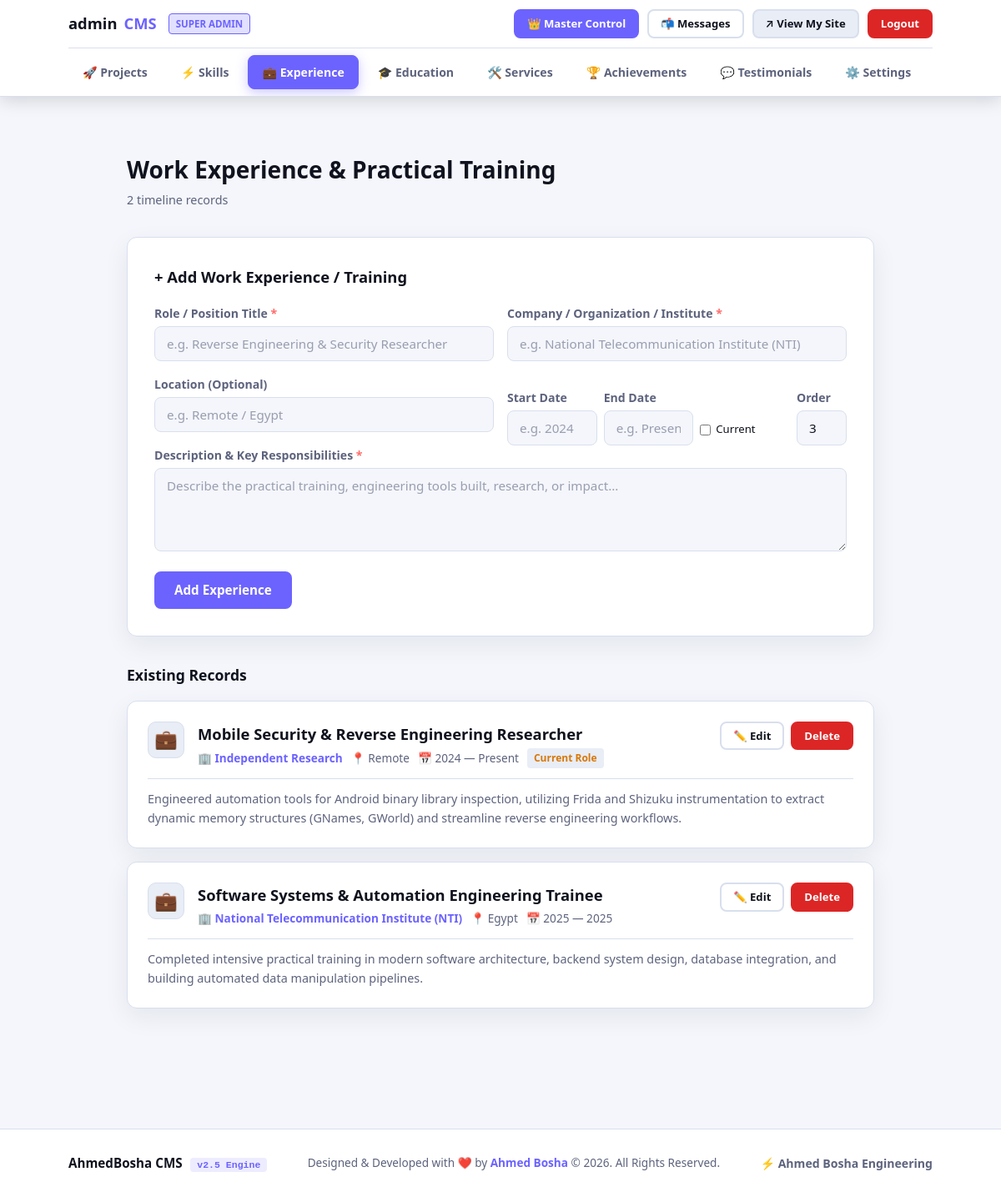
The page /admin/experience (signed in) on the database its author committed.
### tables this page shows
CREATE TABLE "site_settings" (
                id              INTEGER PRIMARY KEY AUTOINCREMENT,
                user_id         INTEGER DEFAULT 1,
                name            TEXT    DEFAULT 'Ahmed Bosha',
                logo_text       TEXT    DEFAULT 'AhmedBosha',
                site_title      TEXT    DEFAULT 'Ahmed Bosha — Engineering & Software Portfolio',
                greeting        TEXT    DEFAULT 'Hi, I''m',
                tagline         TEXT    DEFAULT 'Engineering Student & Software Developer',
                typing_texts    TEXT    DEFAULT 'Engineering Student,Software Developer,Problem Solver,Automation Enthusiast',
                bio             TEXT    DEFAULT 'Class of 2029. Passionate about automation, system analysis, and reverse engineering. I build tools that turn complex workflows into clean, efficient solutions.',
                footer_text     TEXT    DEFAULT '© 2026 Ahmed Bosha',
                profile_photo   TEXT,
                email           TEXT    DEFAULT 'ahmedbosha2566@gmail.com',
                github_url      TEXT    DEFAULT 'https://github.com/AhmedBosha',
                linkedin_url    TEXT,
                twitter_url     TEXT,
                resume_url      TEXT,
                color_primary   TEXT    DEFAULT '#6c63ff',
                color_accent    TEXT    DEFAULT '#ff6b6b',
                color_bg        TEXT    DEFAULT '#0c0c12',
                color_surface   TEXT    DEFAULT '#161622',
                color_text      TEXT    DEFAULT '#f0f0f8',
                admin_user      TEXT    DEFAULT 'admin',
                admin_pass_hash TEXT,
                theme_name      TEXT    DEFAULT 'default'
            );

CREATE TABLE experiences (
            id          INTEGER PRIMARY KEY AUTOINCREMENT,
            title       TEXT    NOT NULL,
            company     TEXT    NOT NULL,
            location    TEXT,
            start_date  TEXT    NOT NULL,
            end_date    TEXT,
            description TEXT    NOT NULL,
            is_current  INTEGER DEFAULT 0,
            sort_order  INTEGER DEFAULT 0
        , user_id INTEGER DEFAULT 1);

### app.py (the view)
@app.route("/admin/experience")
@login_required
def admin_experience():
    user_id = session.get("user_id", 1)
    db = get_db()
    items = db.execute("SELECT * FROM experiences WHERE user_id = ? ORDER BY sort_order ASC, id ASC", (user_id,)).fetchall()
    return render_template("admin/experience.html", experiences_list=items)

### app.py (called while the page is built)
def get_db():
    if "db" not in g:
        g.db = sqlite3.connect(DATABASE, timeout=15.0)
        g.db.row_factory = sqlite3.Row
        g.db.execute("PRAGMA foreign_keys = ON")
        try:
            g.db.execute("PRAGMA journal_mode = WAL")
            g.db.execute("PRAGMA busy_timeout = 5000")
        except Exception:
            pass
    return g.db

def get_settings(user_id=None, db=None):
    if db is None:
        db = get_db()
    if user_id is None:
        user_id = session.get("user_id", 1)
    s = db.execute("SELECT * FROM site_settings WHERE user_id = ?", (user_id,)).fetchone()
    if not s:
        s = db.execute("SELECT * FROM site_settings WHERE user_id = 1 OR id = 1").fetchone()
    return s

@app.context_processor
def inject_globals():
    try:
        user_id = session.get("user_id", 1)
        db = get_db()
        settings = get_settings(user_id=user_id, db=db)
        master_settings = get_settings(user_id=1, db=db)
        unread = db.execute(
            "SELECT COUNT(*) FROM messages WHERE user_id = ? AND is_read = 0", (user_id,)
        ).fetchone()[0]
    except Exception:
        settings = None
        master_settings = None
        unread = 0
    return dict(settings=settings, master_settings=master_settings, unread_count=unread)

def login_required(view):
    @functools.wraps(view)
    def wrapped(**kwargs):
        if not session.get("user_id") and not session.get("admin_logged_in"):
            flash("Please log in to access the dashboard.", "warning")
            return redirect(url_for("admin_login"))
        return view(**kwargs)
    return wrapped

### templates/admin/experience.html (shortened to what this page needs)
{% extends "base.html" %}
{% block body %}
{% set active_tab = 'experience' %}
{% include "admin/nav.html" %}
<main class="admin-main">
    <div class="container" style="max-width:960px;">
        <div class="admin-header">
            <div>
                <h1 class="admin-header__title">Work Experience &amp; Practical Training</h1>
                <p class="admin-header__subtitle">{{ experiences_list | length }} timeline record{{ 's' if experiences_list | length != 1 }}</p>
            </div>
        </div>
        <div class="form-card" style="margin-bottom: var(--space-lg);">
            <h3 style="margin-bottom: var(--space-md); font-size: 1.15rem; font-weight: 700;">+ Add Work Experience / Training</h3>
            <form method="POST" action="{{ url_for('admin_add_experience') }}">
                <div class="form-row">
                    <div class="form-group">
                        <label class="form-label" for="role_title">Role / Position Title <span class="required">*</span></label>
                        <input class="form-input" type="text" id="role_title" name="title" placeholder="e.g. Reverse Engineering &amp; Security Researcher" required>
                    </div>
                    <div class="form-group">
                        <label class="form-label" for="company">Company / Organization / Institute <span class="required">*</span></label>
                        <input class="form-input" type="text" id="company" name="company" placeholder="e.g. National Telecommunication Institute (NTI)" required>
                    </div>
                </div>
                <div class="form-row">
                    <div class="form-group">
                        <label class="form-label" for="loc">Location (Optional)</label>
                        <input class="form-input" type="text" id="loc" name="location" placeholder="e.g. Remote / Egypt">
                    </div>
                    <div class="form-group" style="display: grid; grid-template-columns: 1fr 1fr 1fr 60px; gap: 8px; align-items: end;">
                        <div>
                            <label class="form-label" for="s_dt">Start Date</label>
                            <input class="form-input" type="text" id="s_dt" name="start_date" placeholder="e.g. 2024" required>
                        </div>
                        <div>
                            <label class="form-label" for="e_dt">End Date</label>
                            <input class="form-input" type="text" id="e_dt" name="end_date" placeholder="e.g. Present">
                        </div>
                        <div style="padding-bottom: 8px;">
                            <label style="display: flex; align-items: center; gap: 6px; font-size: 0.82rem; cursor: pointer;">
                                <input type="checkbox" name="is_current" value="1"> Current
                            </label>
                        </div>
                        <div>
                            <label class="form-label" for="s_ord_exp">Order</label>
                            <input class="form-input" type="number" id="s_ord_exp" name="sort_order" value="{{ (experiences_list | length) + 1 }}">
                        </div>
                    </div>
                </div>
                <div class="form-group">
                    <label class="form-label" for="exp_desc">Description &amp; Key Responsibilities <span class="required">*</span></label>
                    <textarea class="form-input form-textarea" id="exp_desc" name="description" rows="3" placeholder="Describe the practical training, engineering tools built, research, or impact..." required></textarea>
                </div>
                <button type="submit" class="btn btn--primary">Add Experience</button>
            </form>
        </div>
        {% if experiences_list %}
            <h3 style="margin-bottom: var(--space-md); font-size: 1.1rem; font-weight: 700;">Existing Records</h3>
            {% for exp in experiences_list %}
            <div class="admin-item-card" id="card-exp-{{ exp.id }}">
                <div class="admin-item-card__header">
                    <div class="admin-item-card__info">
                        <div class="admin-item-card__icon">💼</div>
                        <div>
                            <h4 class="admin-item-card__title">{{ exp.title }}</h4>
                            <div class="admin-item-card__meta">
                                <span>🏢 {{ exp.company }}</span>
                                {% if exp.location %}<span class="admin-item-card__meta-tag">📍 {{ exp.location }}</span>{% endif %}
                                <span class="admin-item-card__meta-tag">📅 {{ exp.start_date }} — {{ exp.end_date if exp.end_date else 'Present' }}</span>
                                {% if exp.is_current %}<span class="link-badge link-badge--gold">Current Role</span>{% endif %}
                            </div>
                        </div>
                    </div>
                    <div class="admin-item-card__actions">
                        <button type="button" class="btn btn--sm btn--outline" onclick="toggleEdit('edit-exp-{{ exp.id }}')">
                            ✏️ Edit
                        </button>
                        <form method="POST" action="{{ url_for('admin_delete_experience', item_id=exp.id) }}"
                              style="display:inline;" onsubmit="return confirm('Delete this experience entry?');">
                            <button type="submit" class="btn btn--sm btn--danger">Delete</button>
                        </form>
                    </div>
                </div>
                <p class="admin-item-card__desc">{{ exp.description }}</p>
            </div>
            {% endfor %}
        {% else %}
        <div class="empty-state">
            <p>No work experience or training records added yet. Add your first experience above!</p>
        </div>
        {% endif %}
    </div>
</main>
{% include "admin/footer.html" %}
{% endblock %}

### templates/admin/nav.html (shortened to what this page needs)
<nav class="admin-nav">
    <div class="container">
        <div class="admin-nav__top">
            <a href="{{ url_for('admin_dashboard') }}" class="admin-nav__logo">
                {{ session.get('username', 'Portfolio') }}<span class="accent">CMS</span>
                {% if session.get('role') == 'admin' %}
                <span style="font-size: 0.72rem; font-weight: 700; padding: 2px 8px; border-radius: 4px; background: rgba(108, 99, 255, 0.2); color: var(--clr-primary); border: 1px solid var(--clr-primary); margin-left: 6px;">SUPER ADMIN</span>
                {% endif %}
            </a>
            <div class="admin-nav__top-actions">
                {% if session.get('role') == 'admin' %}
                <a href="{{ url_for('super_admin_dashboard') }}" class="btn btn--sm btn--primary">
                    👑 Master Control
                </a>
                {% endif %}
                <a href="{{ url_for('admin_messages') }}" class="btn btn--sm {% if active_tab == 'messages' %}btn--primary{% else %}btn--outline{% endif %}">
                    📬 Messages{% if unread_count %}<span class="badge">{{ unread_count }}</span>{% endif %}
                </a>
                <a href="{% if session.get('username') and session.get('username') != 'admin' %}{{ url_for('user_portfolio', username=session.get('username')) }}{% else %}{{ url_for('index') }}{% endif %}" target="_blank" rel="noopener" class="btn btn--sm btn--dark" title="View Public Portfolio">
                    ↗ View My Site
                </a>
                <a href="{{ url_for('admin_logout') }}" class="btn btn--sm btn--danger" title="Logout">
                    Logout
                </a>
            </div>
        </div>
        <div class="admin-tabs">
            <a href="{{ url_for('admin_dashboard') }}" class="admin-tab {% if active_tab == 'projects' %}active{% endif %}">
                🚀 Projects
            </a>
            <a href="{{ url_for('admin_skills') }}" class="admin-tab {% if active_tab == 'skills' %}active{% endif %}">
                ⚡ Skills
            </a>
            <a href="{{ url_for('admin_experience') }}" class="admin-tab {% if active_tab == 'experience' %}active{% endif %}">
                💼 Experience
            </a>
            <a href="{{ url_for('admin_education') }}" class="admin-tab {% if active_tab == 'education' %}active{% endif %}">
                🎓 Education
            </a>
            <a href="{{ url_for('admin_services') }}" class="admin-tab {% if active_tab == 'services' %}active{% endif %}">
                🛠️ Services
            </a>
            <a href="{{ url_for('admin_achievements') }}" class="admin-tab {% if active_tab == 'achievements' %}active{% endif %}">
                🏆 Achievements
            </a>
            <a href="{{ url_for('admin_testimonials') }}" class="admin-tab {% if active_tab == 'testimonials' %}active{% endif %}">
                💬 Testimonials
            </a>
            <a href="{{ url_for('admin_settings') }}" class="admin-tab {% if active_tab == 'settings' %}active{% endif %}">
                ⚙️ Settings
            </a>
            <a href="{{ url_for('admin_profile') }}" class="admin-tab {% if active_tab == 'profile' %}active{% endif %}">
            </a>
        </div>
    </div>
</nav>

### rows shown on the page
site_settings: get "admin"
experiences: title "Mobile Security & Reverse Engineering Researcher", company "Independent Research", location "Remote", start_date "2024", end_date "Present", is_current "Current Role", description "Engineered automation tools for Android binary library inspection, utilizing Frida and Shizuku instrumentation to extract dynamic memory structures (GNames, GWorld) and streamline reverse engineering workflows."
experiences: title "Software Systems & Automation Engineering Trainee", company "National Telecommunication Institute (NTI)", location "Egypt", start_date "2025", end_date "2025", description "Completed intensive practical training in modern software architecture, backend system design, database integration, and building automated data manipulation pipelines."

### other values the page prints
{{ experiences_list | length }} "2"
{{ 's' if experiences_list | length != 1 }} "s"
